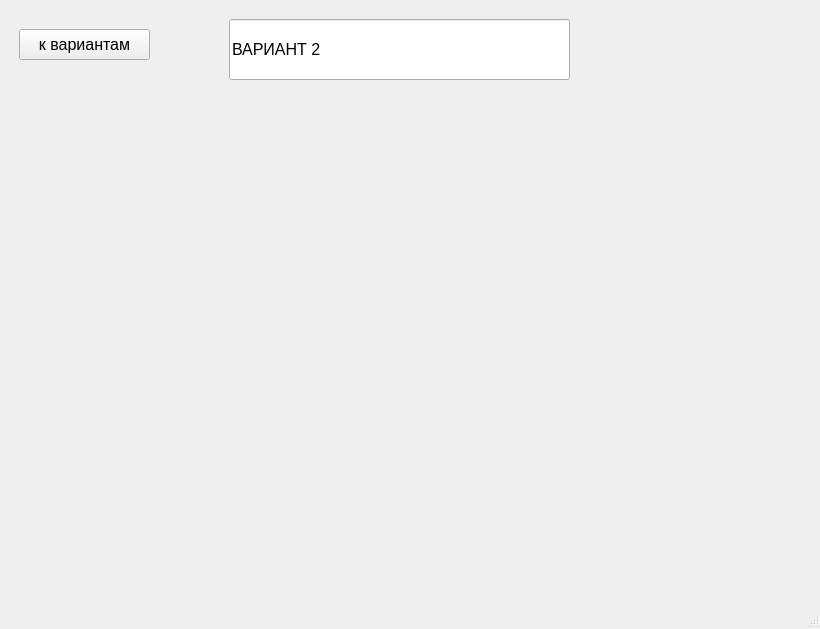
<?xml version="1.0" encoding="UTF-8"?>
<ui version="4.0">
 <class>MainWindow</class>
 <widget class="QMainWindow" name="MainWindow">
  <property name="geometry">
   <rect>
    <x>0</x>
    <y>0</y>
    <width>820</width>
    <height>629</height>
   </rect>
  </property>
  <property name="font">
   <font>
    <pointsize>12</pointsize>
   </font>
  </property>
  <property name="windowTitle">
   <string>MainWindow</string>
  </property>
  <widget class="QWidget" name="centralwidget">
   <layout class="QHBoxLayout" name="horizontalLayout">
    <item>
     <widget class="QStackedWidget" name="stackedWidget">
      <property name="currentIndex">
       <number>3</number>
      </property>
      <widget class="QWidget" name="mainmenu">
       <widget class="QLabel" name="label">
        <property name="geometry">
         <rect>
          <x>60</x>
          <y>70</y>
          <width>131</width>
          <height>141</height>
         </rect>
        </property>
        <property name="text">
         <string>TextLabel</string>
        </property>
       </widget>
       <widget class="QWidget" name="layoutWidget">
        <property name="geometry">
         <rect>
          <x>240</x>
          <y>160</y>
          <width>331</width>
          <height>261</height>
         </rect>
        </property>
        <layout class="QVBoxLayout" name="verticalLayout">
         <item>
          <spacer name="verticalSpacer_2">
           <property name="orientation">
            <enum>Qt::Vertical</enum>
           </property>
           <property name="sizeHint" stdset="0">
            <size>
             <width>20</width>
             <height>40</height>
            </size>
           </property>
          </spacer>
         </item>
         <item>
          <widget class="QPushButton" name="pushButton">
           <property name="text">
            <string>РУССКИЙ ЯЗЫК</string>
           </property>
          </widget>
         </item>
         <item>
          <widget class="QPushButton" name="pushButton_2">
           <property name="text">
            <string>МАТЕМАТИКА</string>
           </property>
          </widget>
         </item>
         <item>
          <spacer name="verticalSpacer">
           <property name="orientation">
            <enum>Qt::Vertical</enum>
           </property>
           <property name="sizeHint" stdset="0">
            <size>
             <width>20</width>
             <height>40</height>
            </size>
           </property>
          </spacer>
         </item>
        </layout>
       </widget>
      </widget>
      <widget class="QWidget" name="variantsrus">
       <widget class="QPushButton" name="startrus_btn">
        <property name="geometry">
         <rect>
          <x>390</x>
          <y>240</y>
          <width>301</width>
          <height>101</height>
         </rect>
        </property>
        <property name="font">
         <font>
          <pointsize>16</pointsize>
         </font>
        </property>
        <property name="text">
         <string>Начать тестирование</string>
        </property>
       </widget>
       <widget class="QWidget" name="layoutWidget">
        <property name="geometry">
         <rect>
          <x>80</x>
          <y>100</y>
          <width>231</width>
          <height>411</height>
         </rect>
        </property>
        <layout class="QVBoxLayout" name="verticalLayout_2">
         <item>
          <widget class="QRadioButton" name="radioButton_r1">
           <property name="font">
            <font>
             <pointsize>12</pointsize>
             <weight>50</weight>
             <bold>false</bold>
            </font>
           </property>
           <property name="text">
            <string>Вариант 1</string>
           </property>
          </widget>
         </item>
         <item>
          <widget class="QRadioButton" name="radioButton_r2">
           <property name="text">
            <string>Вариант 2</string>
           </property>
          </widget>
         </item>
         <item>
          <widget class="QRadioButton" name="radioButton_5">
           <property name="text">
            <string>Вариант 3</string>
           </property>
          </widget>
         </item>
         <item>
          <widget class="QRadioButton" name="radioButton_6">
           <property name="text">
            <string>Вариант 4</string>
           </property>
          </widget>
         </item>
         <item>
          <widget class="QRadioButton" name="radioButton_7">
           <property name="text">
            <string>Вариант 5</string>
           </property>
          </widget>
         </item>
         <item>
          <widget class="QRadioButton" name="radioButton_8">
           <property name="text">
            <string>Вариант 6</string>
           </property>
          </widget>
         </item>
         <item>
          <widget class="QRadioButton" name="radioButton_9">
           <property name="text">
            <string>Вариант 7</string>
           </property>
          </widget>
         </item>
         <item>
          <widget class="QRadioButton" name="radioButton_10">
           <property name="text">
            <string>Вариант 8</string>
           </property>
          </widget>
         </item>
         <item>
          <widget class="QRadioButton" name="radioButton_11">
           <property name="text">
            <string>Вариант 9</string>
           </property>
          </widget>
         </item>
         <item>
          <widget class="QRadioButton" name="radioButton_12">
           <property name="text">
            <string>Вариант 10</string>
           </property>
          </widget>
         </item>
        </layout>
       </widget>
       <widget class="QLabel" name="label_2">
        <property name="geometry">
         <rect>
          <x>200</x>
          <y>20</y>
          <width>411</width>
          <height>61</height>
         </rect>
        </property>
        <property name="text">
         <string>Выберите вариант и начните тестирование!</string>
        </property>
       </widget>
      </widget>
      <widget class="QWidget" name="variant1rus">
       <widget class="QLineEdit" name="lineEdit">
        <property name="geometry">
         <rect>
          <x>260</x>
          <y>10</y>
          <width>251</width>
          <height>51</height>
         </rect>
        </property>
        <property name="font">
         <font>
          <pointsize>24</pointsize>
         </font>
        </property>
        <property name="text">
         <string>ВАРИАНТ 1</string>
        </property>
       </widget>
       <widget class="QPushButton" name="v1r_btn_to_vr">
        <property name="geometry">
         <rect>
          <x>10</x>
          <y>10</y>
          <width>131</width>
          <height>31</height>
         </rect>
        </property>
        <property name="text">
         <string>к вариантам</string>
        </property>
       </widget>
      </widget>
      <widget class="QWidget" name="variant2rus">
       <widget class="QLineEdit" name="lineEdit_2">
        <property name="geometry">
         <rect>
          <x>220</x>
          <y>10</y>
          <width>341</width>
          <height>61</height>
         </rect>
        </property>
        <property name="text">
         <string>ВАРИАНТ 2</string>
        </property>
       </widget>
       <widget class="QPushButton" name="v2r_btn_to_vr">
        <property name="geometry">
         <rect>
          <x>10</x>
          <y>20</y>
          <width>131</width>
          <height>31</height>
         </rect>
        </property>
        <property name="text">
         <string>к вариантам</string>
        </property>
       </widget>
      </widget>
     </widget>
    </item>
   </layout>
  </widget>
  <widget class="QMenuBar" name="menubar">
   <property name="geometry">
    <rect>
     <x>0</x>
     <y>0</y>
     <width>820</width>
     <height>34</height>
    </rect>
   </property>
  </widget>
  <widget class="QStatusBar" name="statusbar"/>
 </widget>
 <resources/>
 <connections/>
</ui>
